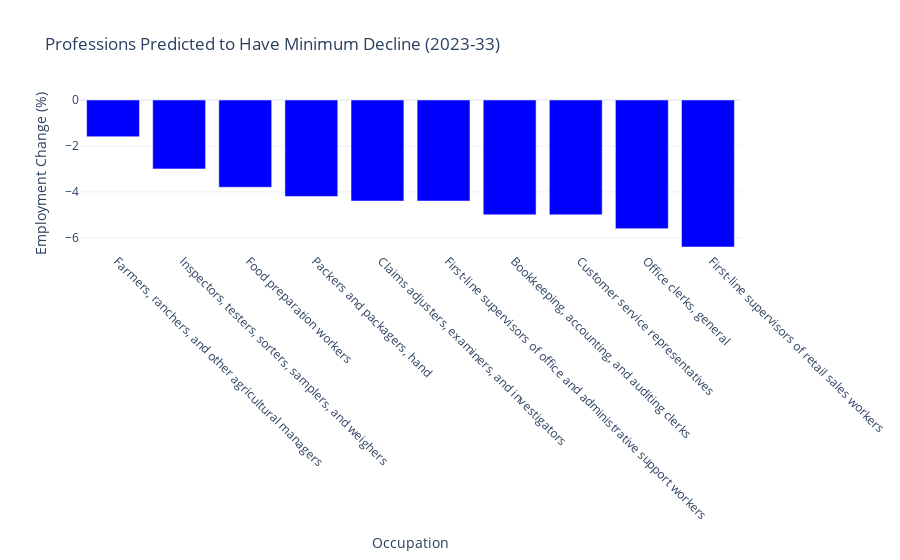

Notebook cell for this chart:
### Code cell
fig3 = show_min_decline_bar_chart_occupation_15_16_2333(dataframes)
fig3

### Figure 1 — Plotly figure (JSON) as saved in the notebook; plotly's stock layout.template omitted (floating-point values rounded to 4 significant figures)
{"data": [{"marker": {"color": "blue"}, "name": "Predicted Decline (2023-33)", "type": "bar", "x": ["  Farmers, ranchers, and other agricultural managers", "  Inspectors, testers, sorters, samplers, and weighers", "  Food preparation workers", "  Packers and packagers, hand", "  Claims adjusters, examiners, and investigators", "  First-line supervisors of office and administrative support workers", "  Bookkeeping, accounting, and auditing clerks", "  Customer service representatives", "  Office clerks, general", "  First-line supervisors of retail sales workers"], "y": [-1.6, -3, -3.8, -4.2, -4.4, -4.4, -5, -5, -5.6, -6.4]}], "layout": {"title": {"text": "Professions Predicted to Have Minimum Decline (2023-33)"}, "xaxis": {"tickangle": 45, "title": {"text": "Occupation"}}, "yaxis": {"range": [-6.4, 0], "title": {"text": "Employment Change (%)"}}}}
